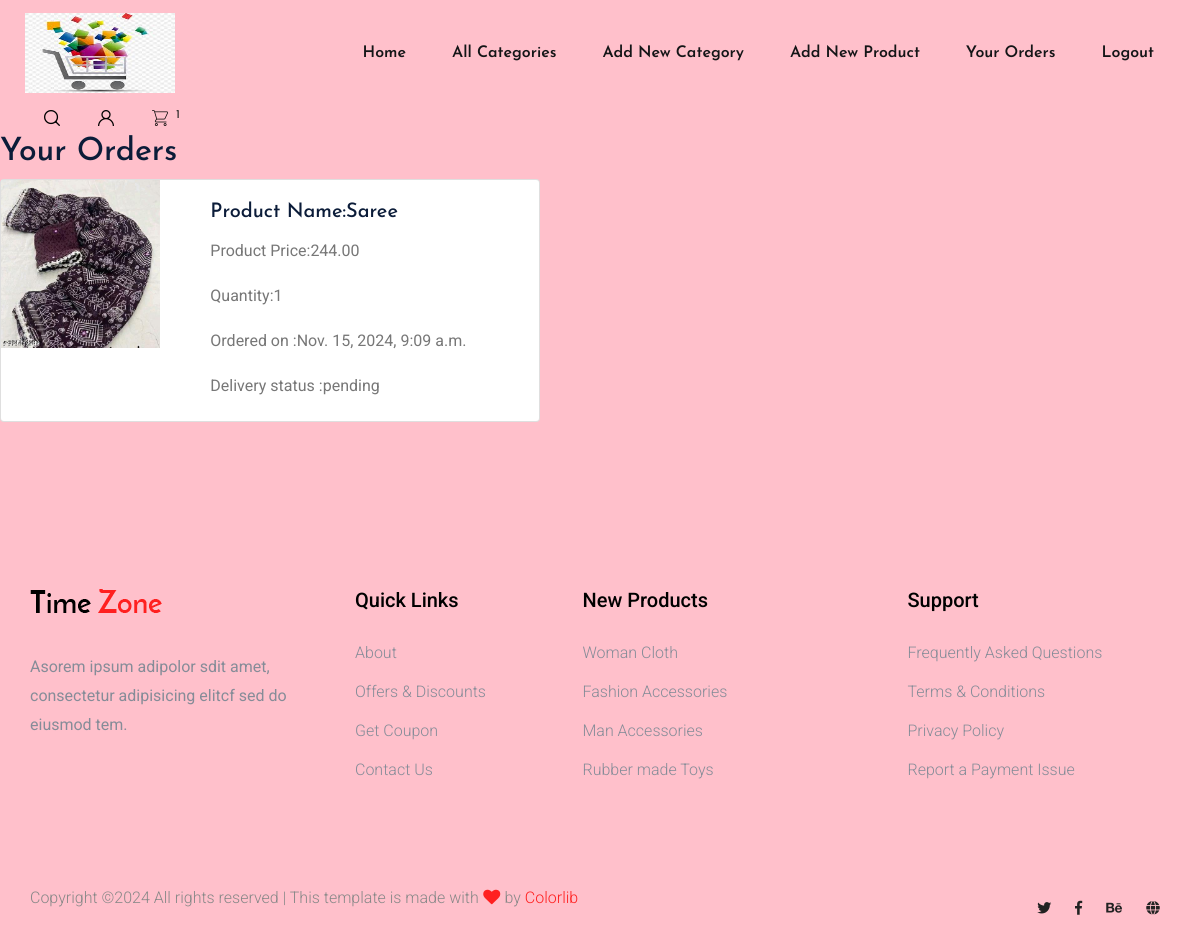
The app's page /cart/order_view (signed in) with its own data.
### cart/models.py (models this page shows)
class Order_details(models.Model):
    product=models.ForeignKey(Product,on_delete=models.CASCADE)
    user = models.ForeignKey(User,on_delete=models.CASCADE)
    no_of_items = models.IntegerField()
    address=models.CharField(max_length=30)
    phone = models.BigIntegerField()
    pin = models.IntegerField()
    order_id = models.CharField(max_length=30)
    order_date=models.DateTimeField(auto_now_add=True)
    payment_status=models.CharField(max_length=20,default="pending")
    delivery_status = models.CharField(max_length=20,default="pending")

### shop/models.py (models this page shows)
class Product(models.Model):
    name = models.CharField(max_length=20)
    description = models.TextField()
    image = models.ImageField(upload_to='products')
    price = models.DecimalField(max_digits=10,decimal_places=2)
    stock = models.IntegerField()
    available = models.BooleanField(default=True)
    created = models.DateTimeField(auto_now_add=True)
    updated = models.DateTimeField(auto_now=True)
    category = models.ForeignKey(Category,on_delete=models.CASCADE)

### cart/views.py (the view)
# urls.py: path('order_view',views.order_view,name='order_view'),
@login_required()
def order_view(request):
    u=request.user
    o=Order_details.objects.filter(user=u)
    print(o)
    context={'orders':o}
    return render(request,'order_view.html',context)

### cart/context_processors.py (called while the page is built)
def count_items(request):
    u=request.user
    count = 0
    if request.user.is_authenticated:
        try:
            c=Cart.objects.filter(user=u)
            for i in c:
                count +=i.quantity
        except:
            count=0
    return{'c':count}

### shop/context_processors.py (called while the page is built)
def category_list(request):
    c=Category.objects.all()
    return {'cl':c}

### templates/order_view.html (shortened to what this page needs)
<!DOCTYPE html>
{% extends 'base.html' %}
{% load static %}
{% block content %}
<html lang="en">
<head>
</head>
<body>
<div>
<h2>Your Orders</h2>
    {% for i in orders %}
<div class="card mb-3" style="max-width: 540px;">
  <div class="row g-0">
    <div class="col-md-4">
      <img src="{{ i.product.image.url }}" class="img-fluid rounded-start" alt="...">
    </div>
    <div class="col-md-8">
      <div class="card-body">
        <h5 class="card-title"> Product Name:{{ i.product.name }}</h5>
        <p class="card-text">Product Price:{{ i.product.price }}</p>
        <p class="card-text">Quantity:{{ i.no_of_items }}</p>
          <p class="card-text">Ordered on :{{ i.order_date }}</p>
          <p class="card-text">Delivery status :{{ i.delivery_status }}</p>
      </div>
    </div>
  </div>
</div>
    {% endfor %}
    </div>
</body>
</html>
{% endblock %}

### records on screen
Order_details: product.image (picture), product.name "Saree", product.price "244.00", no_of_items "1", order_date "Nov. 15, 2024, 9:09 a.m.", delivery_status "pending"

### other values on screen
{{ c }} "1"
